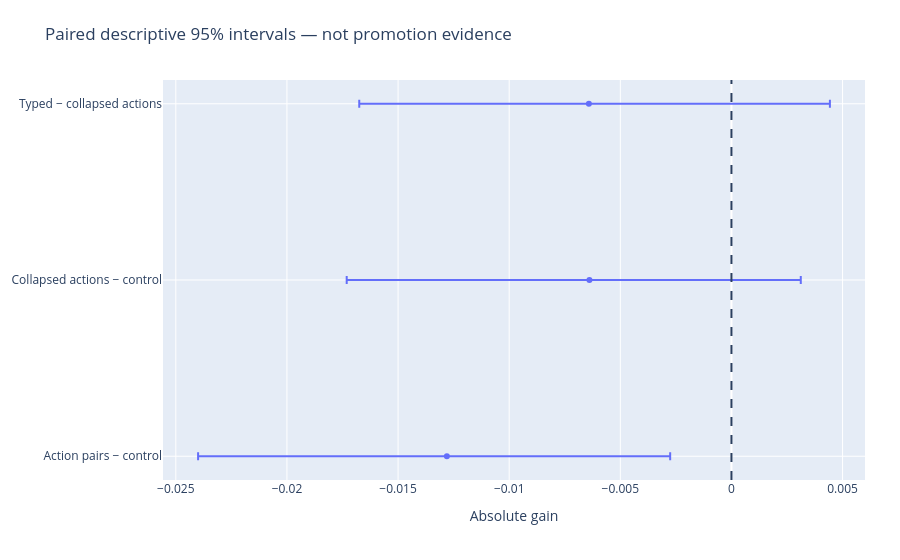

The notebook cell this image was saved under:
### Markdown cell above
## 2 · Paired uncertainty

### Code cell
view.show_chart(2)

### Figure 1 — Plotly figure (JSON) as saved in the notebook; plotly's stock layout.template omitted (floating-point values rounded to 4 significant figures)
{"data": [{"error_x": {"array": [0.01005, 0.009509, 0.01084], "arrayminus": [0.01119, 0.01092, 0.01033], "symmetric": false, "type": "data"}, "mode": "markers", "type": "scatter", "x": [-0.0128, -0.006389, -0.006415], "y": ["Action pairs − control", "Collapsed actions − control", "Typed − collapsed actions"]}], "layout": {"margin": {"b": 80, "l": 65, "r": 35, "t": 80}, "shapes": [{"line": {"dash": "dash"}, "type": "line", "x0": 0, "x1": 0, "xref": "x", "y0": 0, "y1": 1, "yref": "y domain"}], "title": {"text": "Paired descriptive 95% intervals — not promotion evidence"}, "xaxis": {"title": {"text": "Absolute gain"}}}}
